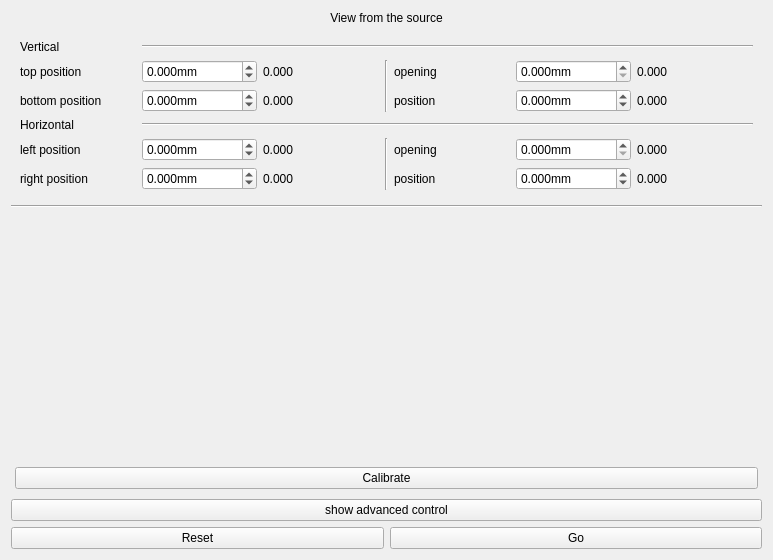
<?xml version="1.0" encoding="UTF-8"?>
<ui version="4.0">
 <class>HhlSlitsGui</class>
 <widget class="QWidget" name="HhlSlitsGui">
  <property name="geometry">
   <rect>
    <x>0</x>
    <y>0</y>
    <width>773</width>
    <height>560</height>
   </rect>
  </property>
  <property name="windowTitle">
   <string>Form</string>
  </property>
  <layout class="QVBoxLayout" name="verticalLayout">
   <item>
    <widget class="QLabel" name="label_11">
     <property name="text">
      <string>View from the source</string>
     </property>
     <property name="alignment">
      <set>Qt::AlignCenter</set>
     </property>
    </widget>
   </item>
   <item>
    <layout class="QVBoxLayout" name="visLayout"/>
   </item>
   <item>
    <widget class="QWidget" name="control" native="true">
     <layout class="QGridLayout" name="gridLayout">
      <item row="1" column="0">
       <widget class="QLabel" name="label_2">
        <property name="text">
         <string>top position</string>
        </property>
       </widget>
      </item>
      <item row="2" column="0">
       <widget class="QLabel" name="label_3">
        <property name="text">
         <string>bottom position</string>
        </property>
       </widget>
      </item>
      <item row="1" column="1">
       <widget class="QDoubleSpinBox" name="tpG">
        <property name="suffix">
         <string>mm</string>
        </property>
        <property name="decimals">
         <number>3</number>
        </property>
        <property name="minimum">
         <double>-999999999.000000000000000</double>
        </property>
        <property name="maximum">
         <double>999999999.000000000000000</double>
        </property>
        <property name="singleStep">
         <double>0.100000000000000</double>
        </property>
       </widget>
      </item>
      <item row="2" column="1">
       <widget class="QDoubleSpinBox" name="bpG">
        <property name="suffix">
         <string>mm</string>
        </property>
        <property name="decimals">
         <number>3</number>
        </property>
        <property name="minimum">
         <double>-999999999.000000000000000</double>
        </property>
        <property name="maximum">
         <double>999999999.000000000000000</double>
        </property>
        <property name="singleStep">
         <double>0.100000000000000</double>
        </property>
       </widget>
      </item>
      <item row="1" column="2">
       <widget class="QLabel" name="tpV">
        <property name="text">
         <string>0.000</string>
        </property>
       </widget>
      </item>
      <item row="2" column="2">
       <widget class="QLabel" name="bpV">
        <property name="text">
         <string>0.000</string>
        </property>
       </widget>
      </item>
      <item row="0" column="0">
       <widget class="QLabel" name="label">
        <property name="text">
         <string>Vertical</string>
        </property>
       </widget>
      </item>
      <item row="0" column="1" colspan="6">
       <widget class="Line" name="line">
        <property name="orientation">
         <enum>Qt::Horizontal</enum>
        </property>
       </widget>
      </item>
      <item row="3" column="0">
       <widget class="QLabel" name="label_4">
        <property name="text">
         <string>Horizontal</string>
        </property>
       </widget>
      </item>
      <item row="1" column="3" rowspan="2">
       <widget class="Line" name="line_2">
        <property name="orientation">
         <enum>Qt::Vertical</enum>
        </property>
       </widget>
      </item>
      <item row="1" column="4">
       <widget class="QLabel" name="label_5">
        <property name="text">
         <string>opening</string>
        </property>
       </widget>
      </item>
      <item row="2" column="4">
       <widget class="QLabel" name="label_6">
        <property name="text">
         <string>position</string>
        </property>
       </widget>
      </item>
      <item row="3" column="1" colspan="6">
       <widget class="Line" name="line_3">
        <property name="orientation">
         <enum>Qt::Horizontal</enum>
        </property>
       </widget>
      </item>
      <item row="1" column="5">
       <widget class="QDoubleSpinBox" name="voG">
        <property name="suffix">
         <string>mm</string>
        </property>
        <property name="decimals">
         <number>3</number>
        </property>
        <property name="maximum">
         <double>999999999.000000000000000</double>
        </property>
        <property name="singleStep">
         <double>0.100000000000000</double>
        </property>
       </widget>
      </item>
      <item row="2" column="5">
       <widget class="QDoubleSpinBox" name="vpG">
        <property name="suffix">
         <string>mm</string>
        </property>
        <property name="decimals">
         <number>3</number>
        </property>
        <property name="minimum">
         <double>-999999999.000000000000000</double>
        </property>
        <property name="maximum">
         <double>999999999.000000000000000</double>
        </property>
        <property name="singleStep">
         <double>0.100000000000000</double>
        </property>
       </widget>
      </item>
      <item row="1" column="6">
       <widget class="QLabel" name="voV">
        <property name="text">
         <string>0.000</string>
        </property>
       </widget>
      </item>
      <item row="2" column="6">
       <widget class="QLabel" name="vpV">
        <property name="text">
         <string>0.000</string>
        </property>
       </widget>
      </item>
      <item row="4" column="0">
       <widget class="QLabel" name="label_7">
        <property name="text">
         <string>left position</string>
        </property>
       </widget>
      </item>
      <item row="4" column="4">
       <widget class="QLabel" name="label_8">
        <property name="text">
         <string>opening</string>
        </property>
       </widget>
      </item>
      <item row="4" column="2">
       <widget class="QLabel" name="lpV">
        <property name="text">
         <string>0.000</string>
        </property>
       </widget>
      </item>
      <item row="4" column="6">
       <widget class="QLabel" name="hoV">
        <property name="text">
         <string>0.000</string>
        </property>
       </widget>
      </item>
      <item row="4" column="1">
       <widget class="QDoubleSpinBox" name="lpG">
        <property name="suffix">
         <string>mm</string>
        </property>
        <property name="decimals">
         <number>3</number>
        </property>
        <property name="minimum">
         <double>-999999999.000000000000000</double>
        </property>
        <property name="maximum">
         <double>999999999.000000000000000</double>
        </property>
        <property name="singleStep">
         <double>0.100000000000000</double>
        </property>
       </widget>
      </item>
      <item row="4" column="5">
       <widget class="QDoubleSpinBox" name="hoG">
        <property name="suffix">
         <string>mm</string>
        </property>
        <property name="decimals">
         <number>3</number>
        </property>
        <property name="maximum">
         <double>999999999.000000000000000</double>
        </property>
        <property name="singleStep">
         <double>0.100000000000000</double>
        </property>
       </widget>
      </item>
      <item row="5" column="0">
       <widget class="QLabel" name="label_9">
        <property name="text">
         <string>right position</string>
        </property>
       </widget>
      </item>
      <item row="5" column="2">
       <widget class="QLabel" name="rpV">
        <property name="text">
         <string>0.000</string>
        </property>
       </widget>
      </item>
      <item row="5" column="4">
       <widget class="QLabel" name="label_10">
        <property name="text">
         <string>position</string>
        </property>
       </widget>
      </item>
      <item row="5" column="1">
       <widget class="QDoubleSpinBox" name="rpG">
        <property name="suffix">
         <string>mm</string>
        </property>
        <property name="decimals">
         <number>3</number>
        </property>
        <property name="minimum">
         <double>-999999999.000000000000000</double>
        </property>
        <property name="maximum">
         <double>999999999.000000000000000</double>
        </property>
        <property name="singleStep">
         <double>0.100000000000000</double>
        </property>
       </widget>
      </item>
      <item row="5" column="5">
       <widget class="QDoubleSpinBox" name="hpG">
        <property name="suffix">
         <string>mm</string>
        </property>
        <property name="decimals">
         <number>3</number>
        </property>
        <property name="minimum">
         <double>-999999999.000000000000000</double>
        </property>
        <property name="maximum">
         <double>999999999.000000000000000</double>
        </property>
        <property name="singleStep">
         <double>0.100000000000000</double>
        </property>
       </widget>
      </item>
      <item row="5" column="6">
       <widget class="QLabel" name="hpV">
        <property name="text">
         <string>0.000</string>
        </property>
       </widget>
      </item>
      <item row="4" column="3" rowspan="2">
       <widget class="Line" name="line_4">
        <property name="orientation">
         <enum>Qt::Vertical</enum>
        </property>
       </widget>
      </item>
     </layout>
    </widget>
   </item>
   <item>
    <widget class="Line" name="line_5">
     <property name="orientation">
      <enum>Qt::Horizontal</enum>
     </property>
    </widget>
   </item>
   <item>
    <spacer name="verticalSpacer">
     <property name="orientation">
      <enum>Qt::Vertical</enum>
     </property>
     <property name="sizeHint" stdset="0">
      <size>
       <width>20</width>
       <height>40</height>
      </size>
     </property>
    </spacer>
   </item>
   <item>
    <widget class="QWidget" name="advanced" native="true">
     <layout class="QVBoxLayout" name="advancedLayout">
      <property name="margin">
       <number>4</number>
      </property>
      <item>
       <widget class="QPushButton" name="calibrate_pb">
        <property name="text">
         <string>Calibrate</string>
        </property>
       </widget>
      </item>
     </layout>
    </widget>
   </item>
   <item>
    <widget class="QPushButton" name="advanced_pb">
     <property name="text">
      <string>show advanced control</string>
     </property>
    </widget>
   </item>
   <item>
    <layout class="QHBoxLayout" name="horizontalLayout">
     <item>
      <widget class="QPushButton" name="reset_pb">
       <property name="text">
        <string>Reset</string>
       </property>
      </widget>
     </item>
     <item>
      <widget class="QPushButton" name="gostop_pb">
       <property name="text">
        <string>Go</string>
       </property>
      </widget>
     </item>
    </layout>
   </item>
  </layout>
 </widget>
 <resources/>
 <connections/>
</ui>
